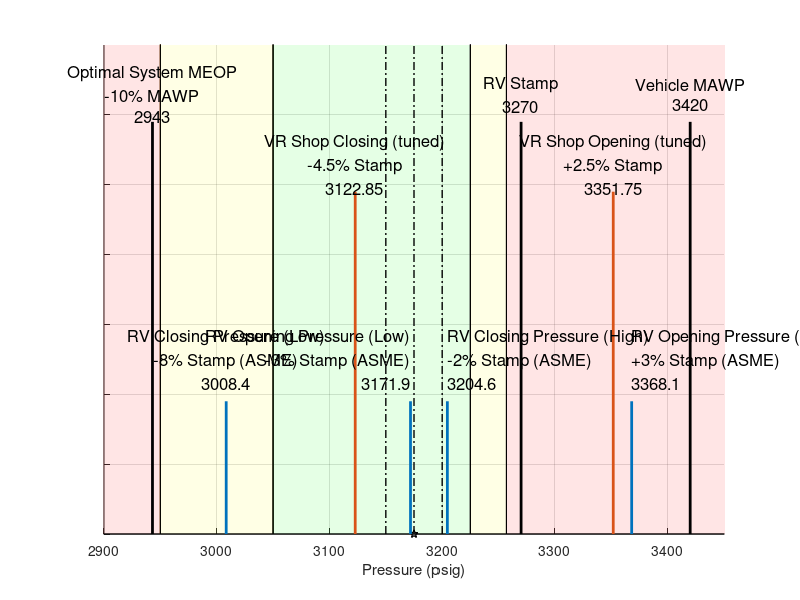

Here is the MATLAB script that generated this plot:
%%
% Walter Taraila
% Pad 0A - GHe system analysis

%% Notes:
% Reference ASME Section VIII Div 1
%
%% Helpful Definitions:
%% Set Pressure: 
% the supply pressure at which the dome pressure is 70% of
% the supply pressure. This corresponds to the initial audible discharge of
% gas or first steady stream of liquid from the main valves. 
% 1481 to 6170 inclusive (psig)
% Tolerance (as % of set) = +/- 3%
%% crack pressure:
% the supply pressure at which gas flow begins at the pilot exhaust.
% (as % of set) Min 96 %
%% simmer: 
% the audible or visible escape of fluid between the seat and disk
% at an inlet static pressure below the popping pressure and at no
% measurable capacity. It applies to safety or safety relief valves on
% compressible fluid service. 
%% reseat pressure:
% the supply pressure at which the dome pressure increases to 75% of supply
% pressure. The dome pressure will continue to increase until the supply
% pressure decreases to 95% of set.
% 96 to 100
%% Valve Operation:
% - System pressure is applied at the inlet to the seat area and exerts a
% force on the spindle. This upward force is counteracted by the downward
% force of the spring. While the system pressure is below set pressure, the
% pressure in the spring chamber, the inner chamber and the outlet is
% atmospheric (or uniformly exposed to the current superimposed back
% pressure (if any).
% - A secondary orifice, consisting of two or more holes in the guide,
% permits gas discharge to the spring chamber when the valve opens. This
% orifice also functions to develop a back pressure in the spring chamber
% after valve actuation. If the system pressure increases to the point
% where the total upward force overcomes the spring force, the valve opens.
% 
%% Analysis:
% - Focus on: 1. Opening Pressure
%             2. Reseat Pressure
%             3. Flow Rate associated with an MAWP of 3420 in the system
%             4. Corresponding discharge area to not go above 3420
% - Graph the following:
%             1. ASME Code specs for closing pressure (-2 to -8% stamped)
%             2. Opening Pressure (-3 to +3% stamped)
%             3. VR shop capabilities for closing pressure(-4 to -5% stamp)
%             4. VR shop capabilities for opening pressure (+2% stamped)
%             5. Vehicle MAWP
%             6. RV Stamp value
%             7. Optimal System MEOP (10% under stamped)
%% Code
mawp=3270;

zero=0;
system_meop=.9*mawp;        %
fcs_yellow_low=2950;        %
rv_closing_pressure_low=.92*mawp;    % -8% stamped
fcs_green_low=3050;         %
vr_shop_closing = .955*mawp; % -4.5% stamped
rv_closing_pressure_high=0.98*mawp;  % -2% stamped
target_lo=3150;             %
target=3175;                %
target_high=3200;           %
%crack_rv=.98*mawp;          %
fcs_green_high=3225;        %
fcs_yellow_high=3257;       %
rv_stamp=mawp;          %
rv_opening_low=mawp-mawp*.03; % -3% stamp
vr_opening = mawp+mawp*.025;
rv_opening_high=mawp+mawp*.03;% +3% stamp
vehicle_mawp=3420;
SP=3175; % Target

fig=figure; hax=axes; x=0:0.1:4000; hold on; grid on;
xlabel('Pressure (psig)'); set(gca,'YTickLabel',[]);
axis([2900 3450 0 .7]); % axis([XMIN XMAX YMIN YMAX])
set(gcf, 'Position',  [1000, 1000, 1400, 400])

%% FCS BOXES
% red box, lower
fcs_red_box1_x=[zero,zero,fcs_yellow_low, fcs_yellow_low,zero]; 
fcs_box_y=[0,1,1,0,0];
% yellow box, lower
fcs_yellow_box1_x=[fcs_yellow_low,fcs_yellow_low,fcs_green_low,fcs_green_low,fcs_yellow_low]; 
% green box
fcs_green_box_x=[fcs_green_low,fcs_green_low,fcs_green_high,fcs_green_high,fcs_green_low]; 
% yellow box, upper
fcs_yellow_box2_x=[fcs_green_high,fcs_green_high,fcs_yellow_high,fcs_yellow_high,fcs_green_high]; 
% red box, upper
fcs_red_box2_x=[fcs_yellow_high,fcs_yellow_high,3500,3500,fcs_yellow_high]; 
%Plot red box
plot([zero zero],[0 1]); plot([fcs_yellow_low fcs_yellow_low],[0 1])
% Plot Yellow box low
plot([fcs_yellow_low fcs_yellow_low],[0 1]); plot([fcs_green_low fcs_green_low],[0 1])
% Plot green box
plot([fcs_green_low fcs_green_low],[0 1]); plot([fcs_green_high fcs_green_high],[0 1])
%text(fcs_green_low,0.5,'CNC-band','Rotation',90); text(fcs_green_high,0.5,'CNC-band','Rotation',90)
% Plot Yellow box high
plot([fcs_green_high fcs_green_high],[0 1]); plot([fcs_yellow_high fcs_yellow_high],[0 1])
% Plot red box high
plot([fcs_yellow_high fcs_yellow_high],[0 1]); plot([3500 3500],[0 1])
patch(fcs_red_box1_x,fcs_box_y,'black','FaceColor','red','FaceAlpha',0.1);
patch(fcs_yellow_box1_x,fcs_box_y,'black','FaceColor','yellow','FaceAlpha',0.1);
patch(fcs_green_box_x,fcs_box_y,'black','FaceColor','green','FaceAlpha',0.1);
patch(fcs_yellow_box2_x,fcs_box_y,'black','FaceColor','yellow','FaceAlpha',0.1);
patch(fcs_red_box2_x,fcs_box_y,'black','FaceColor','red','FaceAlpha',0.1);

%% Plot RV Info
plot([system_meop system_meop],[0 .59], 'Color', [0 0 0],'LineWidth',2)
plot([rv_closing_pressure_low rv_closing_pressure_low],[0 .19],'Color', [0 0.4470 0.7410],'LineWidth',2)
plot([vr_shop_closing vr_shop_closing],[0 .49],'Color', [0.8500 0.3250 0.0980],'LineWidth',2)
plot([rv_closing_pressure_high rv_closing_pressure_high],[0 .19],'Color', [0 0.4470 0.7410],'LineWidth',2)
%plot([crack_rv crack_rv],[0 .59],'Color', [0 0.4470 0.7410],'LineWidth',2)
plot([target_lo target_lo],[0 1], '-.','Color', 'k','LineWidth',1)
plot([target target],[0 1], '-.', 'Color', 'k','Marker','p','LineWidth',1)
plot([target_high target_high],[0 1],'-.', 'Color', 'k','LineWidth',1)
plot([rv_stamp rv_stamp],[0 .59],'Color', [0 0 0],'LineWidth',2)
plot([rv_opening_low rv_opening_low],[0 .19],'Color', [0 0.4470 0.7410],'LineWidth',2)
plot([vr_opening vr_opening],[0 .49],'Color', [0.8500 0.3250 0.0980],'LineWidth',2)
plot([rv_opening_high rv_opening_high],[0 .19],'Color', [0 0.4470 0.7410],'LineWidth',2)
plot([vehicle_mawp vehicle_mawp],[0 .59],'Color', [0 0 0],'LineWidth',2)

text(system_meop,0.63,{'Optimal System MEOP';'-10% MAWP'...
    ;num2str(system_meop)},...
    'Rotation',0,'FontSize', 12, 'HorizontalAlignment', 'center')
text(rv_closing_pressure_low,0.25,{'RV Closing Pressure (Low)';'-8% Stamp (ASME)'...
    ;num2str(rv_closing_pressure_low)},...
    'Rotation',0,'FontSize', 12, 'HorizontalAlignment', 'center')
text(vr_shop_closing,0.53,{'VR Shop Closing (tuned)';'-4.5% Stamp'...
    ;num2str(vr_shop_closing)},...
    'Rotation',0,'FontSize', 12, 'HorizontalAlignment', 'center')
text(rv_closing_pressure_high,0.25,{'RV Closing Pressure (High)';'-2% Stamp (ASME)';...
    ;num2str(rv_closing_pressure_high)},...
    'Rotation',0,'FontSize', 12, 'HorizontalAlignment', 'left')
%text(crack_rv,0.63,{'RV Crack';num2str(crack_rv)},...
%    'Rotation',0,'FontSize', 14, 'HorizontalAlignment', 'center')
%text(target_lo,0.5,'Target low','Rotation',90)
%text(target,0.5,'Target','Rotation',90)
%text(target_high,0.5,'Target high','Rotation',90)
text(rv_stamp,0.63,{'RV Stamp';num2str(rv_stamp)},...
    'Rotation',0,'FontSize', 12, 'HorizontalAlignment', 'center')
text(rv_opening_low,0.25,{'RV Opening Pressure (Low)';'-3% Stamp (ASME)'...
    ;num2str(rv_opening_low)},...
    'Rotation',0,'FontSize', 12, 'HorizontalAlignment', 'right')
text(vr_opening,0.53,{'VR Shop Opening (tuned)';'+2.5% Stamp'...
    ;num2str(vr_opening)},...
    'Rotation',0,'FontSize', 12, 'HorizontalAlignment', 'center')
text(rv_opening_high,0.25,{'RV Opening Pressure (High)';'+3% Stamp (ASME)'...
    ;num2str(rv_opening_high)},...
    'Rotation',0,'FontSize', 12, 'HorizontalAlignment', 'left')
text(vehicle_mawp,0.63,{'Vehicle MAWP';num2str(vehicle_mawp)},...
    'Rotation',0,'FontSize', 12, 'HorizontalAlignment', 'center')

%% Cv calcs

% Case #1 - DLREG-4054,REG-4053 full open





